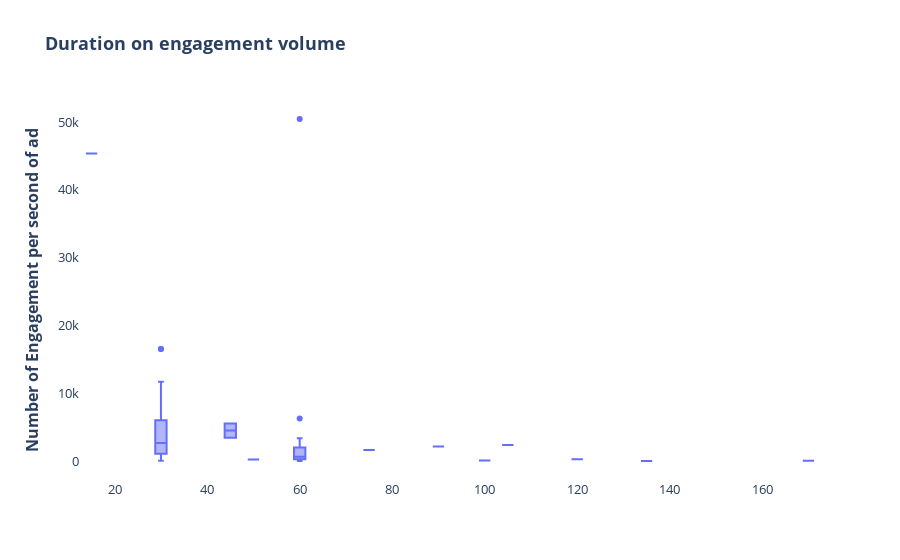

The code cell stored with this chart in its notebook:
### Markdown cell above
### Hypothesis testing on duration

### Code cell
fig = go.Figure()
fig.add_trace(go.Box(x=analy_tw['time(seconds)'], y=analy_tw['magnitude per second']))
fig.update_layout(
    title="<b>Duration on engagement volume <b> ",
    yaxis_title="<b>Number of Engagement per second of ad<b>",plot_bgcolor='rgb(255,255,255)',
    font=dict(
        size=13      
            )
)

### Figure 1 — Plotly figure (JSON) as saved in the notebook; plotly's stock layout.template omitted (floating-point values rounded to 4 significant figures)
{"data": [{"type": "box", "x": [60, 60, 30, 60, 15, 60, 30, 60, 30, 60, 60, 30, 90, 135, 30, 30, 120, 60, 60, 30, 30, 30, 30, 60, 30, 170, 60, 30, 30, 30, 60, 30, 60, 30, 30, 60, 50, 75, 30, 30, 60, 45, 105, 60, 30, 45, 100, 60, 30], "y": [1731.0, 1655.0, 2641.0, 523.2, 45330.0, 633.7, 9166.0, 80.61, 4186.0, 180.7, 105.6, 4486.0, 2138.0, 4.873, 591.3, 2806.0, 255.4, 3354.0, 384.9, 2259.0, 195.6, 1207.0, 11680.0, 1470.0, 2002.0, 39.97, 6267.0, 16510.0, 7979.0, 5343.0, 386.2, 16520.0, 3.117, 203.7, 601.7, 2833.0, 211.3, 1642.0, 22.21, 1843.0, 50430.0, 5538.0, 2373.0, 275.7, 3619.0, 3433.0, 85.16, 1222.0, 2059.0]}], "layout": {"font": {"size": 13}, "plot_bgcolor": "rgb(255,255,255)", "title": {"text": "<b>Duration on engagement volume <b> "}, "yaxis": {"title": {"text": "<b>Number of Engagement per second of ad<b>"}}}}
